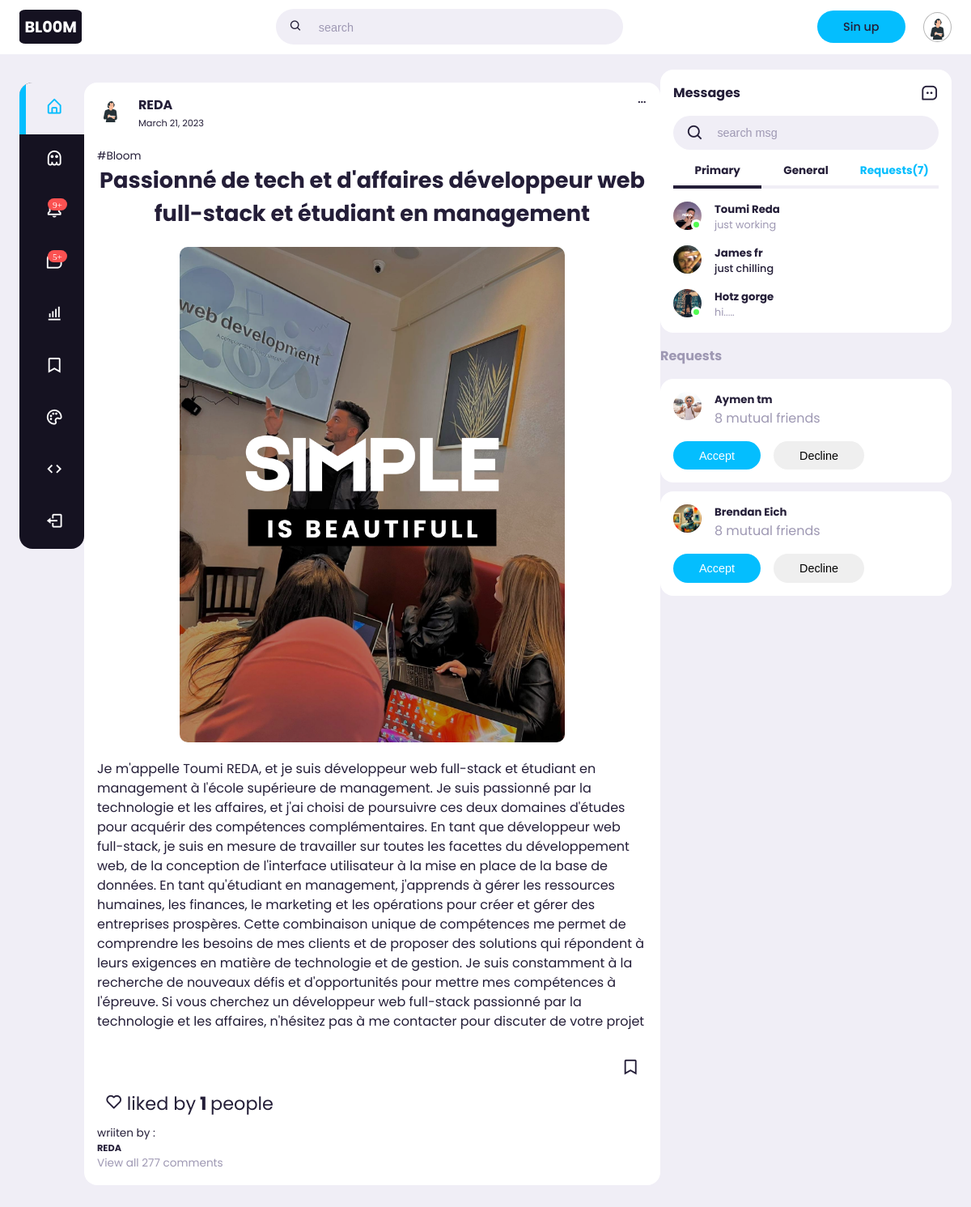
The app's page /article/9 with its own data.
### blogapp/models.py (models this page shows, shortened)
class Post(models.Model):
    title = models.CharField(max_length=300)
    pic = models.ImageField(null=True , blank= True , upload_to = 'images/')
    title_tag = models.CharField(max_length=300,default="s1mple")
    author = models.ForeignKey(User,on_delete=models.CASCADE)
    body = models.TextField()
    post_date=models.DateField(auto_now_add=True)
    likes = models.ManyToManyField(User,related_name='blog_post')
    def total_likes(self):
        return self.likes.count()

### blogapp/views.py (the view)
# urls.py: path('article/<int:pk>', ArticleDetailView.as_view(),name='article-detail'),
class ArticleDetailView(DetailView):
    model = Post
    template_name = 'blog_detail.html'
    def get_context_data(self,*args,**kwargs):
        context = super(ArticleDetailView,self).get_context_data(*args,**kwargs)
        stuff = get_object_or_404(Post,id=self.kwargs['pk'])
        total_likes = stuff.total_likes()
        liked= False
        if stuff.likes.filter(id=self.request.user.id).exists():
            liked= True
        context["total_likes"]=total_likes
        context["liked"]=liked
        return context

### blogapp/templates/blog_detail.html (shortened to what this page needs)
{% extends 'base.html' %}
{% load static %}
{% block content %}
<div class="feeds">
    <div class="feed">
        <div class="head">
            <div class="user">
                <div class="profile-pic">
                    <img src="{%static 'images/user.svg'%}" alt="">
                </div>
                <div class="info">
                    <h3>{{post.author.username}}</h3>
                    <small>{{post.post_date}}</small>
                </div>
            </div>
            <span class="edit">
                <i class='bx bx-dots-horizontal-rounded'></i>
            </span>
        </div>
        <br> <span class="hash-tag">#Bloom</span>
        <h1 class="ptitle" >{{post.title}}  </h1>
        <br>
        {%if post.pic  %}
        <img class="postimg" src="{{post.pic.url}} " alt="">
        {%endif%}
        <br>
        <div class="post_body">
            <p class="pdoc">{{post.body|safe}} </p>
        </div>
        <br>
        <div class="action-button">
            <div class="bookmark">
                <span><i class='bx bx-bookmark' ></i></span>
            </div>
        </div>
        <div class="action-button upvote" >
            <p><span><i class='bx bx-heart'></i></span> liked by <b class=" like_count{{post.id}}">{{total_likes}}</b>people</p>
        </div>
        <div class="caption">
            wriiten by :
            {%if post.author.profile.id %}
            <a href="{%url 'show_profile_viwe' post.author.profile.id%}">  {{post.author.username}} </a>
            {%else%}
            <h5> {{post.author.username}}</h5>
            {%endif%}
        </div>
        <div class="comments text-muted">
            View all 277 comments
        </div>
    </div>
</div>
{% endblock %}

### static/css/style.css (style rules this page uses)
*,*::after,*::before { padding:0;margin:0;outline:0;-webkit-box-sizing:border-box;box-sizing:border-box;text-decoration:none;list-style:none;border:none }
html { overflow-x:hidden;scroll-behavior:smooth }
body { font-family:"Poppins",sans-serif;color:#241e38;background-color:#f0eef6;overflow-x:hidden }
.postimg { border-radius:10px;width:70%;margin:0 auto }
.ptitle { text-align:center }
.pdoc { line-height:1.5rem;font-size:1rem }
.profile-pic { width:35px;aspect-ratio:1/1;border-radius:50% }
.profile-pic img { border-radius:50%;width:35px;aspect-ratio:1/1;-o-object-fit:cover;object-fit:cover }
img { display:block;width:100% }
.text-muted { color:#9e98b3 }
.middle .feeds .feed { background:#fff;border-radius:1rem;padding:1rem;margin:1rem 0;font-size:.85rem;line-height:1.5 }
.middle .feed .head { display:-webkit-box;display:-ms-flexbox;display:flex;-webkit-box-pack:justify;-ms-flex-pack:justify;justify-content:space-between }
.middle .feed .user { display:-webkit-box;display:-ms-flexbox;display:flex;gap:1rem }
.middle .feed .action-button { display:-webkit-box;display:-ms-flexbox;display:flex;-webkit-box-pack:justify;-ms-flex-pack:justify;justify-content:space-between;-webkit-box-align:center;-ms-flex-align:center;align-items:center;font-size:1.4rem;margin:.6rem }
.upvote p { font-size:1.4rem;display:-webkit-box;display:-ms-flexbox;display:flex;gap:.3rem }

### records on screen
Post: author.username "REDA", post_date "March 21, 2023", title "Passionné de tech et d'affaires développeur web full-stack et étudiant en management", pic (picture), body "Je m'appelle Toumi REDA, et je suis développeur web full-stack et étudiant en management à l'école supérieure de management. Je suis passionné par la technologie et les affaires, et j'ai choisi de poursuivre ces deux domaines d'études pour acquérir des compétences complémentaires. En tant que développeur web full-stack, je suis en mesure de travailler sur toutes les facettes du développement web, de la conception de l'interface utilisateur à la mise en place de la base de données. En tant qu'étudiant en management, j'apprends à gérer les ressources humaines, les finances, le marketing et les opérations pour créer et gérer des entreprises prospères. Cette combinaison unique de compétences me…"

### other values on screen
{{ total_likes }} "1"
